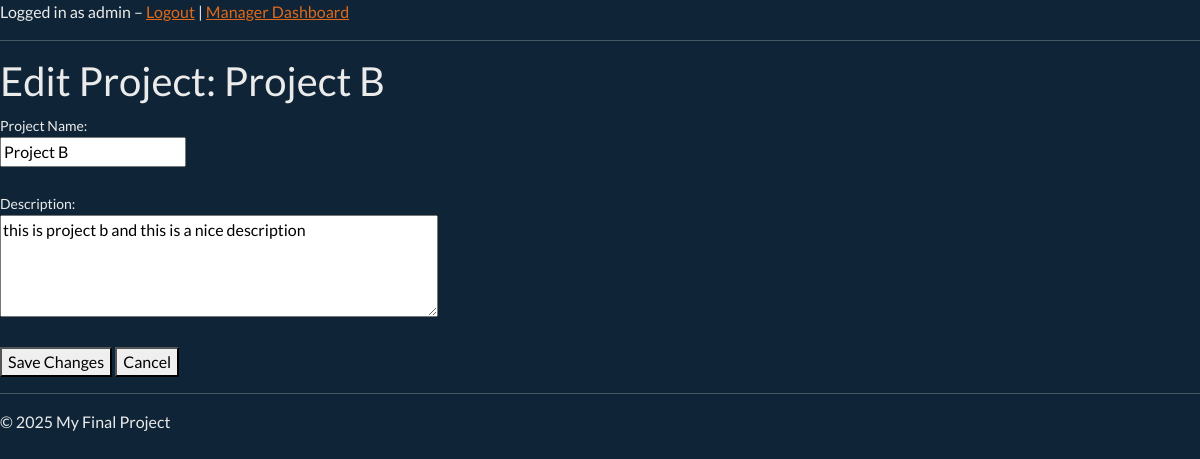
The page /manager/edit-project/2 (signed in) on the database as committed earlier.
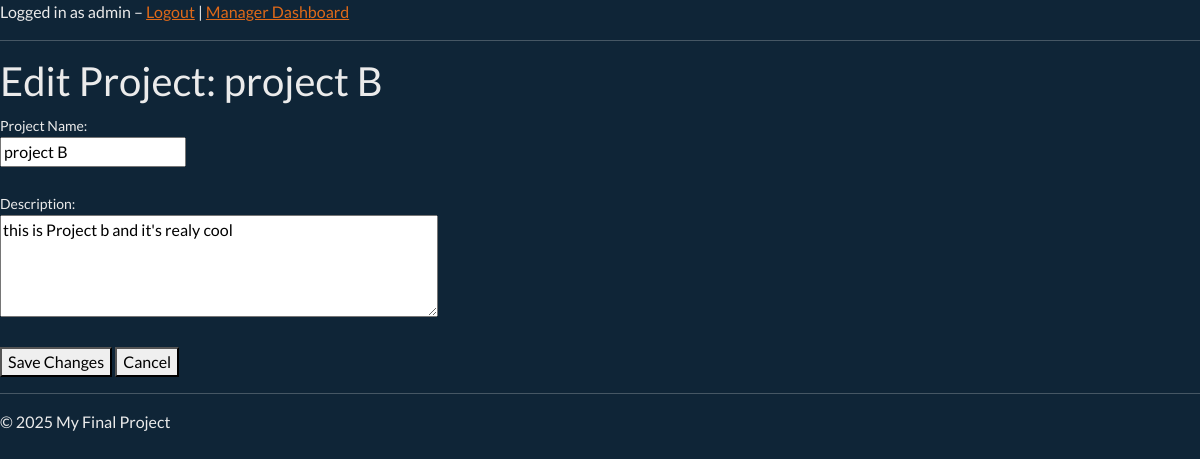
The same page on the database as committed later.
### app.py (models this page shows)
class Project(db.Model):
    id = db.Column(db.Integer, primary_key=True)
    name = db.Column(db.String(150), unique=True, nullable=False)
    description = db.Column(db.String(500), nullable=True)
    total_hours = db.Column(db.Float, default=0.0)
    users = db.relationship(
        'User',
        secondary=employee_projects,
        back_populates='projects'
    )

### app.py (the view)
@app.route('/manager/edit-project/<int:project_id>', methods=['GET','POST'])
@admin_required
def manager_edit_project(project_id):
    proj = Project.query.get_or_404(project_id)
    if request.method == 'POST':
        proj.name = request.form['name']
        proj.description = request.form['description']
        db.session.commit()
        flash("Project updated!", "success")
        return redirect(url_for('manager_dashboard'))
    return render_template('manager_edit_project.html', proj=proj)

### app.py (called while the page is built)
def admin_required(f):
    @wraps(f)
    def decorated_function(*args, **kwargs):
        if 'user_id' not in session or session.get('role') != 'admin':
            flash("Admin access required.", "danger")
            return redirect(url_for('login'))
        return f(*args, **kwargs)
    return decorated_function

@app.before_request
def setup():
    global app_initialized
    if not app_initialized:
        db.create_all()
        create_admin()
        app_initialized = True

### templates/manager_edit_project.html
{% extends "base.html" %}
{% block content %}
<h1>Edit Project: {{ proj.name }}</h1>
<form method="POST">
    <label for="name">Project Name:</label><br>
    <input
        type="text"
        id="name"
        name="name"
        value="{{ proj.name }}"
        required
    >
    <br><br>
    <label for="description">Description:</label><br>
    <textarea
        id="description"
        name="description"
        rows="4"
        cols="50"
    >{{ proj.description }}</textarea>
    <br><br>
    <button type="submit">Save Changes</button>
    <a href="{{ url_for('manager_dashboard') }}">
        <button type="button">Cancel</button>
    </a>
</form>
{% endblock %}

Rows that differ between the two databases and show on the page:
changed Project: name "Project B" → "project B"; description "this is project b and this is a nice description" → "this is Project b and it's realy cool"
